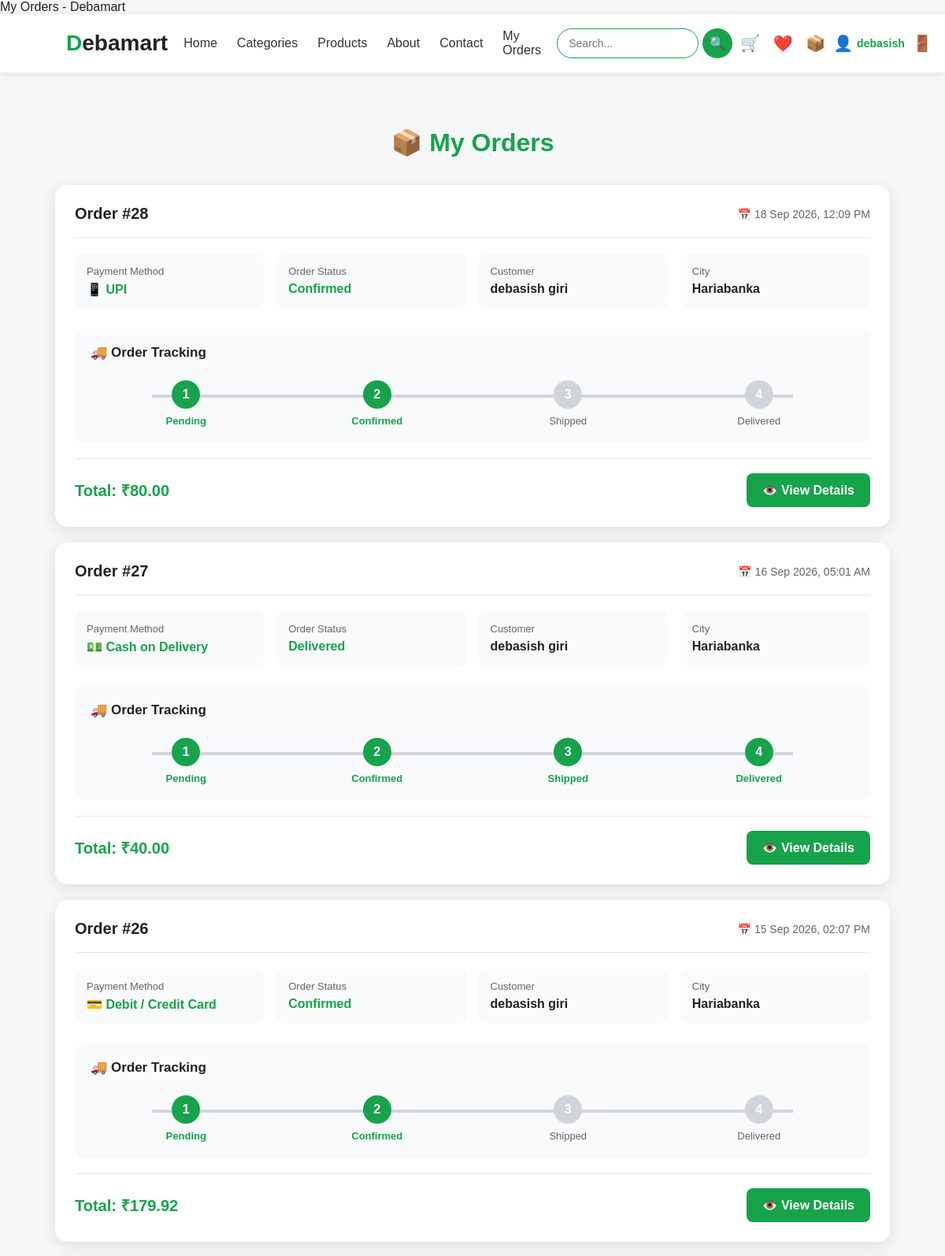
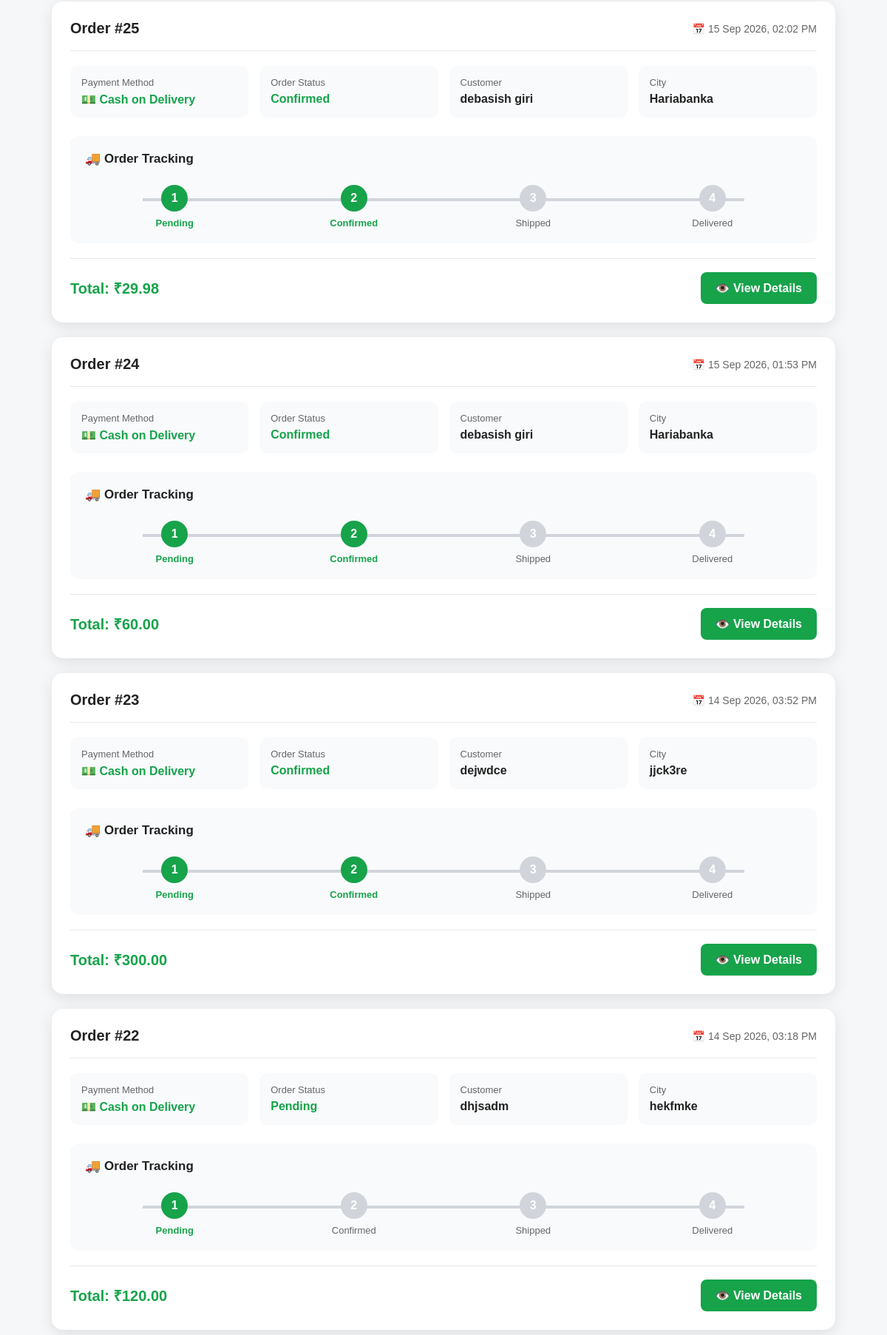
/my-orders/ (signed in, upper part), run on the app's committed database (2 pictures, top to bottom).
### home/models.py (models this page shows, shortened)
class Order(models.Model):
    user = models.ForeignKey(
        User,
        on_delete=models.CASCADE,
        null=True,
        blank=True
    )
    name = models.CharField(
        max_length=100
    )
    phone = models.CharField(
        max_length=15
    )
    address = models.TextField()
    city = models.CharField(
        max_length=100
    )
    pincode = models.CharField(
        max_length=10
    )
    total = models.DecimalField(
        max_digits=10,
        decimal_places=2
    )
    payment_method = models.CharField(
        max_length=30,
        choices=[
            ("Cash on Delivery", "Cash on Delivery"),
            ("UPI", "UPI"),
            ("Debit / Credit Card", "Debit / Credit Card"),
        ],
        default="Cash on Delivery"
    )
    status = models.CharField(
        max_length=20,
        choices=[
            ("Pending", "Pending"),
            ("Confirmed", "Confirmed"),
            ("Shipped", "Shipped"),
            ("Delivered", "Delivered"),
            ("Cancelled", "Cancelled"),
        ],
        default="Pending"
    )
    date = models.DateTimeField(
        auto_now_add=True
    )

### home/views.py (the view)
@login_required(login_url="login")
def my_orders(request):
    orders = Order.objects.filter(
        user=request.user
    ).prefetch_related(
        "items__product"
    ).order_by(
        "-date"
    )
    return render(
        request,
        "my_orders.html",
        {
            "orders": orders
        }
    )

### home/templates/my_orders.html (shortened to what this page needs)
{% extends "base.html" %}
{% block body %}
<div class="orders-page">
    <h1 class="orders-title">
        📦 My Orders
    </h1>
    {% if orders %}
        {% for order in orders %}
        <div class="order-card">
            <div class="order-header">
                <div class="order-id">
                    Order #{{ order.id }}
                </div>
                <div class="order-date">
                    📅 {{ order.date|date:"d M Y, h:i A" }}
                </div>
            </div>
            <div class="order-info">
                <div class="info-box">
                    <span class="info-label">
                        Payment Method
                    </span>
                    <span class="info-value payment">
                        {% if order.payment_method == "Cash on Delivery" %}
                            💵 Cash on Delivery
                        {% elif order.payment_method == "UPI" %}
                            📱 UPI
                        {% elif order.payment_method == "Debit / Credit Card" %}
                            💳 Debit / Credit Card
                        {% else %}
                            {{ order.payment_method }}
                        {% endif %}
                    </span>
                </div>
                <div class="info-box">
                    <span class="info-label">
                        Order Status
                    </span>
                    <span class="info-value status">
                        {{ order.status }}
                    </span>
                </div>
                <div class="info-box">
                    <span class="info-label">
                        Customer
                    </span>
                    <span class="info-value">
                        {{ order.name }}
                    </span>
                </div>
                <div class="info-box">
                    <span class="info-label">
                        City
                    </span>
                    <span class="info-value">
                        {{ order.city }}
                    </span>
                </div>
            </div>
            <div class="tracking">
                <div class="tracking-title">
                    🚚 Order Tracking
                </div>
                {% if order.status == "Cancelled" %}
                    <div class="cancelled">
                        ❌ This order has been cancelled.
                    </div>
                {% else %}
                    <div class="tracking-steps">
                        <div class="step
                            {% if order.status == 'Pending' or order.status == 'Confirmed' or order.status == 'Shipped' or order.status == 'Delivered' %}
                                active
                            {% endif %}
                        ">
                            <div class="step-circle">
                                1
                            </div>
                            <div class="step-text">
                                Pending
                            </div>
                        </div>
                        <div class="step
                            {% if order.status == 'Confirmed' or order.status == 'Shipped' or order.status == 'Delivered' %}
                                active
                            {% endif %}
                        ">
                            <div class="step-circle">
                                2
                            </div>
                            <div class="step-text">
                                Confirmed
                            </div>
                        </div>
                        <div class="step
                            {% if order.status == 'Shipped' or order.status == 'Delivered' %}
                                active
                            {% endif %}
                        ">
                            <div class="step-circle">
                                3
                            </div>
                            <div class="step-text">
                                Shipped
                            </div>
                        </div>
                        <div class="step
                            {% if order.status == 'Delivered' %}
                                active
                            {% endif %}
                        ">
                            <div class="step-circle">
                                4
                            </div>
                            <div class="step-text">
                                Delivered
                            </div>
                        </div>
                    </div>
                {% endif %}
            </div>
            <div class="order-footer">
                <div class="total">
                    Total: ₹{{ order.total }}
                </div>
                <a
                    href="{% url 'order_detail' order.id %}"
                    class="details-btn"
                >
                    👁️ View Details
                </a>
            </div>
        </div>
        {% endfor %}
    {% endif %}
</div>
{% endblock %}

### home/templates/base.html (shortened to what this page needs)
<!DOCTYPE html>
<html lang="en">
<head>
</head>
<body>
    <nav class="navbar">
        <div class="logo">
            D<span>ebamart</span>
        </div>
        <ul class="nav-links" id="navLinks">
            <li>
                <a href="{% url 'home' %}">
                    Home
                </a>
            </li>
            <li>
                <a href="{% url 'categories' %}">
                    Categories
                </a>
            </li>
            <li>
                <a href="{% url 'products' %}">
                    Products
                </a>
            </li>
            <li>
                <a href="{% url 'about' %}">
                    About
                </a>
            </li>
            <li>
                <a href="{% url 'contact' %}">
                    Contact
                </a>
            </li>
            <li>
                <a href="{% url 'my_orders' %}">
                    My Orders
                </a>
            </li>
        </ul>
        <div class="nav-icons">
            <form
                action="{% url 'products' %}"
                method="GET"
                class="search-form"
            >
                <input
                    type="text"
                    name="q"
                    placeholder="Search..."
                    value="{{ query }}"
                >
                <button type="submit">
                    🔍
                </button>
            </form>
            <a
                href="{% url 'cart' %}"
                title="Cart"
            >
                🛒
            </a>
            <a
                href="{% url 'wishlist' %}"
                class="wishlist-nav"
                title="My Wishlist"
            >
                ❤️
            </a>
            <a
                href="{% url 'my_orders' %}"
                title="My Orders"
            >
                📦
            </a>
            {% if user.is_authenticated %}
                <a
                    href="{% url 'profile' %}"
                    class="user-profile"
                    title="My Profile"
                >
                    👤
                    <span class="user-name">
                        {{ user.username }}
                    </span>
                </a>
                <a
                    href="{% url 'logout' %}"
                    class="logout-link"
                    title="Logout"
                >
                    🚪
                </a>
            {% endif %}
        </div>
    </nav>
    {% block body %}{% endblock body %}
</body>
</html>

### home/templates/base.html (style rules this page uses)
* { margin: 0; padding: 0; box-sizing: border-box; font-family: Arial, sans-serif; }
body { background: #f6f7f9; color: #222; overflow-x: hidden; }
.navbar { width: 100%; background: #ffffff; padding: 18px 7%; display: flex; align-items: center; justify-content: space-between; gap: 20px; box-shadow: 0 2px 12px rgba(0, 0, 0, 0.08); position: sticky; top: 0; z-index: 1000; }
.logo { font-size: 28px; font-weight: bold; color: #16a34a; white-space: nowrap; }
.logo span { color: #222; }
.nav-links { display: flex; gap: 25px; list-style: none; align-items: center; }
.nav-links a { text-decoration: none; color: #333; font-weight: 500; transition: 0.3s; }
.nav-icons { display: flex; gap: 10px; font-size: 20px; align-items: center; flex-shrink: 0; }
.nav-icons a { text-decoration: none; color: #222; transition: 0.3s; }
.wishlist-nav { position: relative; display: inline-flex; align-items: center; justify-content: center; width: 38px; height: 38px; border-radius: 50%; text-decoration: none; transition: 0.3s; }
.user-profile { display: flex; align-items: center; gap: 5px; text-decoration: none; color: #16a34a !important; cursor: pointer; font-weight: 600; }
.user-name { font-size: 14px; color: #16a34a; font-weight: 600; white-space: nowrap; }
.logout-link { text-decoration: none; color: #222; font-size: 20px; transition: 0.3s; }
.search-form { display: flex; align-items: center; gap: 5px; }
.search-form input { width: 180px; height: 38px; padding: 8px 14px; border: 1px solid #16a34a; border-radius: 20px; outline: none; font-size: 14px; }
.search-form button { width: 38px; height: 38px; border: none; border-radius: 50%; background: #16a34a; color: white; cursor: pointer; font-size: 17px; transition: 0.3s; }

### home/templates/my_orders.html (style rules this page uses)
.orders-page { max-width: 1100px; margin: 50px auto; padding: 20px; }
.orders-title { text-align: center; color: #16a34a; margin-bottom: 35px; }
.order-card { background: white; border-radius: 15px; padding: 25px; margin-bottom: 20px; box-shadow: 0 5px 20px rgba(0, 0, 0, 0.10); }
.order-header { display: flex; justify-content: space-between; align-items: center; gap: 15px; padding-bottom: 18px; border-bottom: 1px solid #e5e7eb; margin-bottom: 20px; }
.order-id { font-size: 20px; font-weight: bold; color: #222; }
.order-date { color: #666; font-size: 14px; }
.order-info { display: grid; grid-template-columns: repeat(4, 1fr); gap: 15px; }
.info-box { background: #f8fafc; padding: 15px; border-radius: 10px; }
.info-label { display: block; color: #666; font-size: 13px; margin-bottom: 6px; }
.info-value { font-weight: bold; color: #222; }
.payment { color: #16a34a; }
.status { color: #16a34a; }
.tracking { margin-top: 25px; padding: 20px; background: #f8fafc; border-radius: 12px; }
.tracking-title { font-size: 17px; font-weight: bold; color: #222; margin-bottom: 25px; }
.tracking-steps { display: flex; justify-content: space-between; position: relative; }
.tracking-steps::before { content: ""; position: absolute; top: 18px; left: 8%; right: 8%; height: 4px; background: #d1d5db; z-index: 0; }
.step { position: relative; z-index: 1; text-align: center; width: 25%; }
.step-circle { width: 36px; height: 36px; margin: 0 auto 8px; border-radius: 50%; background: #d1d5db; color: white; display: flex; align-items: center; justify-content: center; font-weight: bold; }
.step-text { font-size: 13px; color: #666; }
.step.active .step-circle { background: #16a34a; }
.step.active .step-text { color: #16a34a; font-weight: bold; }
.order-footer { display: flex; justify-content: space-between; align-items: center; margin-top: 20px; padding-top: 18px; border-top: 1px solid #e5e7eb; }
.total { font-size: 20px; font-weight: bold; color: #16a34a; }
.details-btn { background: #16a34a; color: white; text-decoration: none; padding: 12px 20px; border-radius: 8px; font-weight: bold; }

### data on the page
Order: id "28", date "18 Sep 2026, 12:09 PM", payment_method "📱 UPI", status "Confirmed", name "debasish giri", city "Hariabanka", shows "Pending", total "80.00"
Order: id "27", date "16 Sep 2026, 05:01 AM", payment_method "💵 Cash on Delivery", status "Delivered", name "debasish giri", city "Hariabanka", shows "Pending", total "40.00"
Order: id "26", date "15 Sep 2026, 02:07 PM", shows "💳 Debit / Credit Card", status "Confirmed", name "debasish giri", city "Hariabanka", shows "Pending", total "179.92"
Order: id "25", date "15 Sep 2026, 02:02 PM", payment_method "💵 Cash on Delivery", status "Confirmed", name "debasish giri", city "Hariabanka", shows "Pending", total "29.98"
Order: id "24", date "15 Sep 2026, 01:53 PM", payment_method "💵 Cash on Delivery", status "Confirmed", name "debasish giri", city "Hariabanka", shows "Pending", total "60.00"
Order: id "23", date "14 Sep 2026, 03:52 PM", payment_method "💵 Cash on Delivery", status "Confirmed", name "dejwdce", city "jjck3re", shows "Pending", total "300.00"
Order: id "22", date "14 Sep 2026, 03:18 PM", payment_method "💵 Cash on Delivery", status "Pending", name "dhjsadm", city "hekfmke", shows "Confirmed", total "120.00"

### other printed values
{{ user.username }} "debasish"
